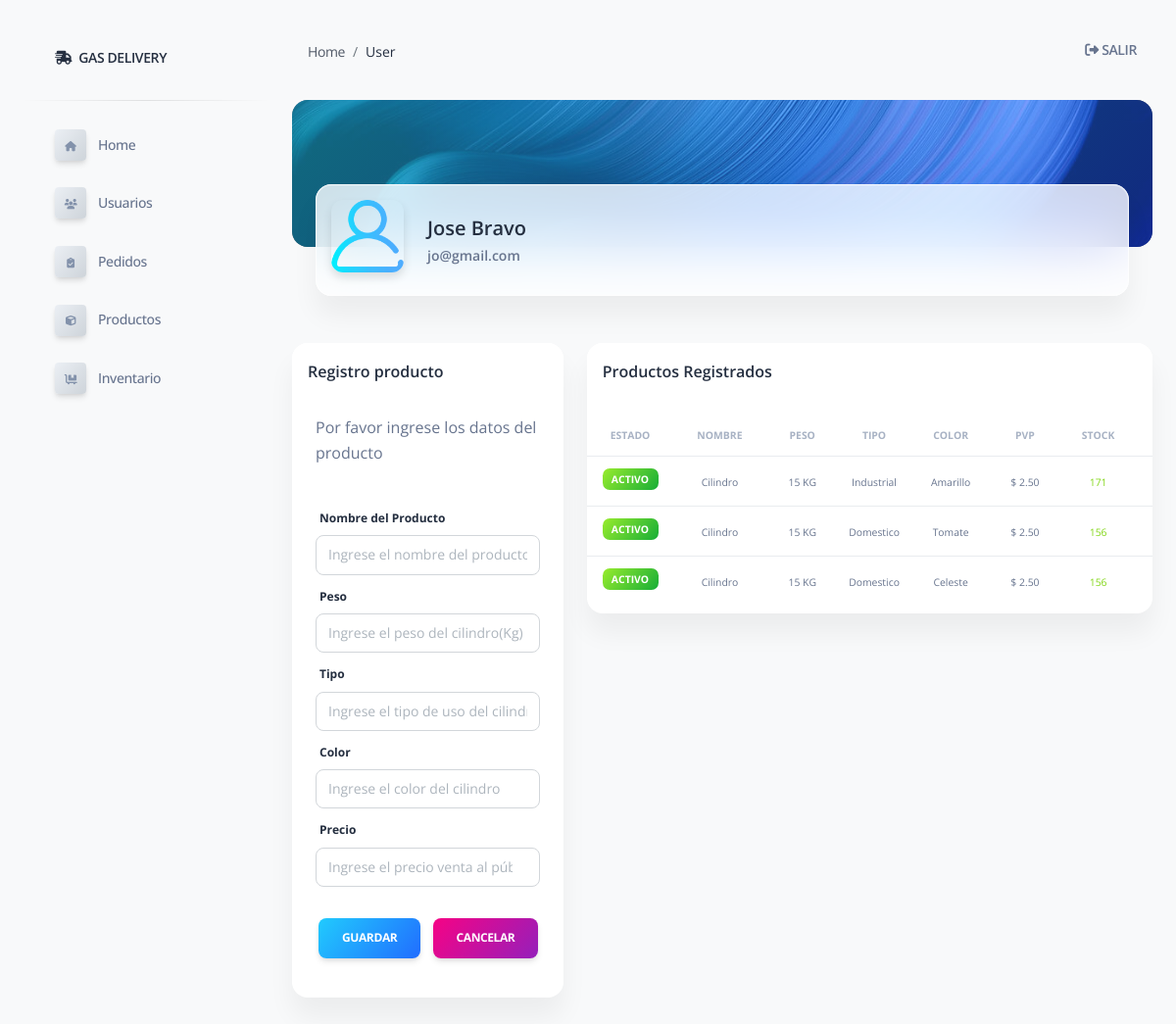
Screenshot of /user/gestion_prod (signed in) with the database file from the repository.
### gasbravo/models.py (models this page shows)
class User (models.Model):
    first_name = models.CharField(max_length=50)
    last_name = models.CharField(max_length=55)
    email = models.CharField(max_length=55)
    password = models.CharField(max_length=55)
    user_rol = models.ForeignKey(Rol, related_name="user_rol", on_delete=models.CASCADE)
    created_at = models.DateField(auto_now_add=True)
    updated_at = models.DateField(auto_now=True)
    objects = UserManager()

class Producto (models.Model):
    nombre_prod = models.CharField(max_length=30)
    peso = models.CharField(max_length=2)
    tipo = models.CharField(max_length=25)
    color = models.CharField(max_length=25, null=True)
    precio_venta = models.DecimalField(
        max_digits=5, decimal_places=2, default=0.00, null=True)
    cantidad_stock = models.IntegerField(default=0)
    estado = models.BooleanField(default=True)
    created_at = models.DateField(auto_now_add=True)
    updated_at = models.DateField(auto_now=True)
    objects = ProductoManager()

### gasbravo/views.py (the view)
# urls.py: path('user/gestion_prod',views.gest_prod),
def gest_prod(request):
    if 'logged_user' not in request.session:
        messages.error(request, "Please register or please log in first")
        return redirect('/')
    context = {
        'logged_user' : User.objects.get(id=request.session['logged_user']),
        'all_prod' : Producto.objects.all(),
    }
    return render(request, 'crearprod.html', context)

### gasbravo/templates/crearprod.html (shortened to what this page needs)
{% extends 'layouts/base.html' %} {% block title %} Gestion Productos {% endblock title %}
{% block stylesheets %}{% endblock stylesheets %} {% block content %}
<div class="container-fluid">
    <div class="page-header min-height-150 border-radius-xl mt-4" style="background-image: url('/static/assets/img/curved-images/curved14.jpg'); background-position-y: 15%;">
        <span class="mask bg-gradient-info opacity-5"></span>
    </div>
    <div class="card card-body blur shadow-blur mx-4 mt-n6">
        <div class="row gx-4">
            <div class="col-auto">
                <div class="avatar avatar-xl position-relative">
                    <img src="/static/assets/img/usuario5.png" alt="avatar.png" class="w-100 border-radius-lg shadow-sm">
                </div>
            </div>
            <div class="col-auto my-auto">
                <div class="h-100">
                    <h5 class="mb-1">
                        {{logged_user.first_name}} {{logged_user.last_name}}
                    </h5>
                    <p class="mb-0 font-weight-bold text-sm">
                        {{logged_user.email}}
                    </p>
                </div>
            </div>
        </div>
    </div>
</div>
<div class="container-fluid py-4">
    <div class="row my-4">
        <div class="col-lg-4 col-md-6 mb-md-0">
            <div class="card mb-2">
                <div class="card-header pb-0 p-3">
                    <h6 class="mb-1">Registro producto</h6>
                </div>
                <div class=" col-md-12 d-flex flex-column">
                    <div class="card card-plain mt-1">
                        <div class="card-header pb-0 text-left bg-transparent">
                            {% if messages %}
                            <ul class="messages">
                                {% for message in messages%}
                                <li class="text-danger"><strong class="text-danger text-capitalize">{{message.tags}}:</strong> {{message}} {% endfor %}</li>
                            </ul>
                            {% else %} Por favor ingrese los datos del producto{% endif %}
                        </div>
                        <div class="card-body">
                            <form role="form text-left" method="post" action="/user/create_prod">
                                <label for="nombre_prod" class="form-label">Nombre del Producto</label>
                                <div class="mb-2">
                                    <input type="text" class="form-control" name="nombre_prod" placeholder="Ingrese el nombre del producto" required>
                                </div>
                                <label for="peso" class="form-label">Peso</label>
                                <div class="mb-2">
                                    <input type="text" class="form-control" name="peso" placeholder="Ingrese el peso del cilindro(Kg)" required>
                                </div>
                                <label for="tipo" class="form-label">Tipo</label>
                                <div class="mb-2">
                                    <input type="text" class="form-control" name="tipo" placeholder="Ingrese el tipo de uso del cilindro" required>
                                </div>
                                <label for="color" class="form-label">Color</label>
                                <div class="mb-2">
                                    <input type="text" class="form-control" name="color" placeholder="Ingrese el color del cilindro" required>
                                </div>
                                <label for="precio_venta" class="form-label">Precio</label>
                                <div class="mb-2">
                                    <input type="number" min="0" step="0.01" class="form-control" name="precio_venta" placeholder="Ingrese el precio venta al público" required>
                                </div>
                                <div class="mb-3 row g-2 text-center">
                                    <div class="col-md">
                                        <button type="submit" name="save" class="btn bg-gradient-info mt-4 mb-0">Guardar</button>
                                    </div>
                                    <div class="col-md">
                                        <a href="/user/dashboard">
                                            <button type="button" class="btn bg-gradient-primary  mt-4 mb-0">Cancelar</button>
                                        </a>
                                    </div>
                                </div>
                            </form>
                        </div>
                    </div>
                </div>
            </div>
        </div>
        <div class="col-lg-8 col-md-6">
            <div class="card mb-2">
                <div class="card-header pb-0 p-3">
                    <div class="row">
                        <div class="col-lg-6 col-7">
                            <h6>Productos Registrados</h6>
                        </div>
                    </div>
                </div>
                <div class="card-body px-0 pb-2">
                    <div class="table-responsive">
                        <table class="table align-items-center mb-0">
                            <thead>
                                <tr>
                                    <th class="text-center text-uppercase text-secondary text-xxs font-weight-bolder opacity-7">Estado</th>
                                    <th class="text-center text-uppercase text-secondary text-xxs font-weight-bolder opacity-7">Nombre</th>
                                    <th class="text-center text-uppercase text-secondary text-xxs font-weight-bolder opacity-7">Peso</th>
                                    <th class="text-center text-uppercase text-secondary text-xxs font-weight-bolder opacity-7">Tipo</th>
                                    <th class="text-center text-uppercase text-secondary text-xxs font-weight-bolder opacity-7">Color</th>
                                    <th class="text-center text-uppercase text-secondary text-xxs font-weight-bolder opacity-7">PVP</th>
                                    <th class="text-center text-uppercase text-secondary text-xxs font-weight-bolder opacity-7">Stock</th>
                                    <th class="text-center text-uppercase text-secondary text-xxs font-weight-bolder opacity-7">Acción</th>
                                </tr>
                            </thead>
                            <tbody>
                                {% for prod in all_prod%}
                                <tr>
                                    <td class="align-middle text-center text-xxs">
                                        {% if prod.estado == 1 %}
                                        <h6><span class="badge bg-gradient-success text-xxs">Activo</span></h6>
                                        {% else %}
                                        <h6><span class="badge bg-gradient-danger text-xxs">Eliminado</span></h6>
                                        {% endif %}
                                    </td>
                                    <td class="align-middle text-center text-sm">
                                        <span class="text-xxs ">{{prod.nombre_prod}}</span>
                                    </td>
                                    <td class="align-middle text-center text-sm">
                                        <span class="text-xxs"> {{prod.peso}} </span>
                                    </td>
                                    <td class="align-middle text-center text-sm">
                                        <span class="text-xxs">{{prod.tipo}} </span>
                                    </td>
                                    <td class="align-middle text-center text-sm">
                                        <span class="text-xxs ">{{prod.color}}</span>
                                    </td>
                                    <td class="align-middle text-center text-sm">
                                        <span class="text-xxs ">$ {{prod.precio_venta}}</span>
                                    </td>
                                    <td class="align-middle text-center text-sm">
                                        {% if prod.cantidad_stock == 0%}
                                        <span class="text-xxs text-danger">{{prod.cantidad_stock}}</span> {% else %}
                                        <span class="text-xxs text-success">{{prod.cantidad_stock}}</span> {% endif %}
                                    </td>
                                    {% if prod.estado == 1 %}
                                    <td class="align-left text-center text-xxs">
                                        <div class="dropdown float-lg-begin pe-4">
                                        </div>
                                    </td>
                                    {% endif %}
                                </tr>
                                {% endfor %}
                            </tbody>
                        </table>
                    </div>
                </div>
            </div>
        </div>
    </div>
</div>
{% endblock content %}

### rows the page displays
User: first_name "Jose", last_name "Bravo", email "jo@gmail.com"
Producto: estado "ACTIVO", nombre_prod "Cilindro", peso "15 KG", tipo "Industrial", color "Amarillo", precio_venta "2.50", cantidad_stock "171"
Producto: estado "ACTIVO", nombre_prod "Cilindro", peso "15 KG", tipo "Domestico", color "Tomate", precio_venta "2.50", cantidad_stock "156"
Producto: estado "ACTIVO", nombre_prod "Cilindro", peso "15 KG", tipo "Domestico", color "Celeste", precio_venta "2.50", cantidad_stock "156"
